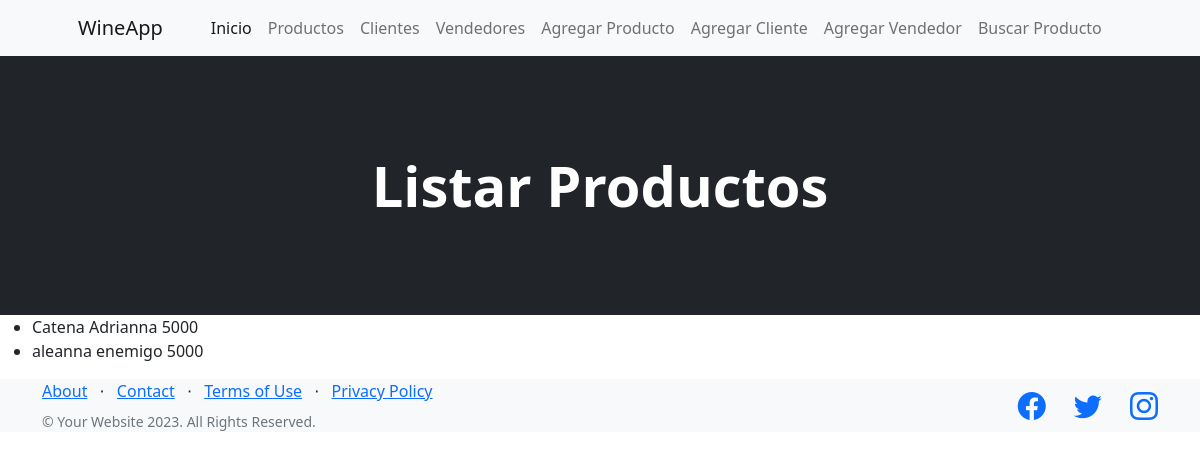
Before: /wine_app/listar_productos with the older database file.
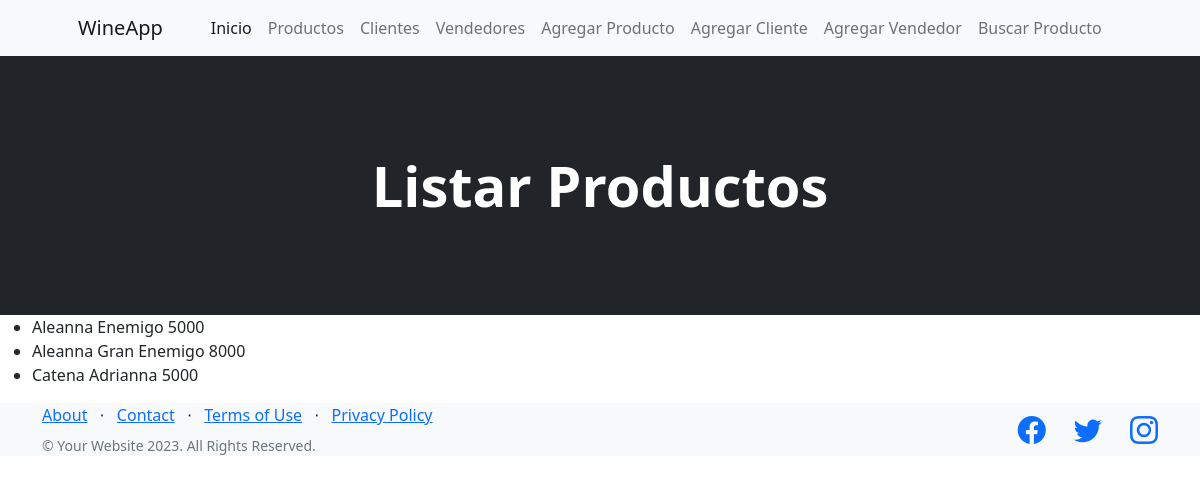
After: the same page with the newer database file.
### wine_app/models.py (models this page shows, shortened)
class Productos(models.Model):
    bodega = models.CharField(max_length=40)
    etiqueta = models.CharField(max_length=40)
    precio = models.IntegerField()
    class Meta():
        verbose_name = 'Producto'
        verbose_name_plural = 'Productos'
        ordering = ('bodega',)
        unique_together = ('bodega', 'etiqueta')

### wine_app/views.py (the view)
# urls.py: path('listar_productos', listar_productos, name='listar_productos'),
def listar_productos(req):
    lista = Productos.objects.all()
    return render(req, "listar_productos.html", {"listar_productos": lista})

### wine_app/templates/listar_productos.html (shortened to what this page needs)
{% extends 'padre.html' %}
{% block cambioCenter %}
<header class="bg-dark py-5">
    <div class="container px-4 px-lg-5 my-5">
        <div class="text-center text-white">
            <h1 class="display-4 fw-bolder">Listar Productos</h1>
        </div>
    </div>
</header>
{% endblock cambioCenter %}
{% block contenidoQueCambia %}
<body>
    <ul>
        {% for producto in listar_productos %}
            <li>{{producto.bodega}} {{producto.etiqueta}} {{producto.precio}}</li>
        {% endfor %}
    </ul>
</body>
{% endblock contenidoQueCambia %}

Changed rows visible on the page:
changed Productos: bodega "aleanna" → "Aleanna"; etiqueta "enemigo" → "Enemigo"; moves up the list
added Productos: bodega "Aleanna", etiqueta "Gran Enemigo", precio "8000"
